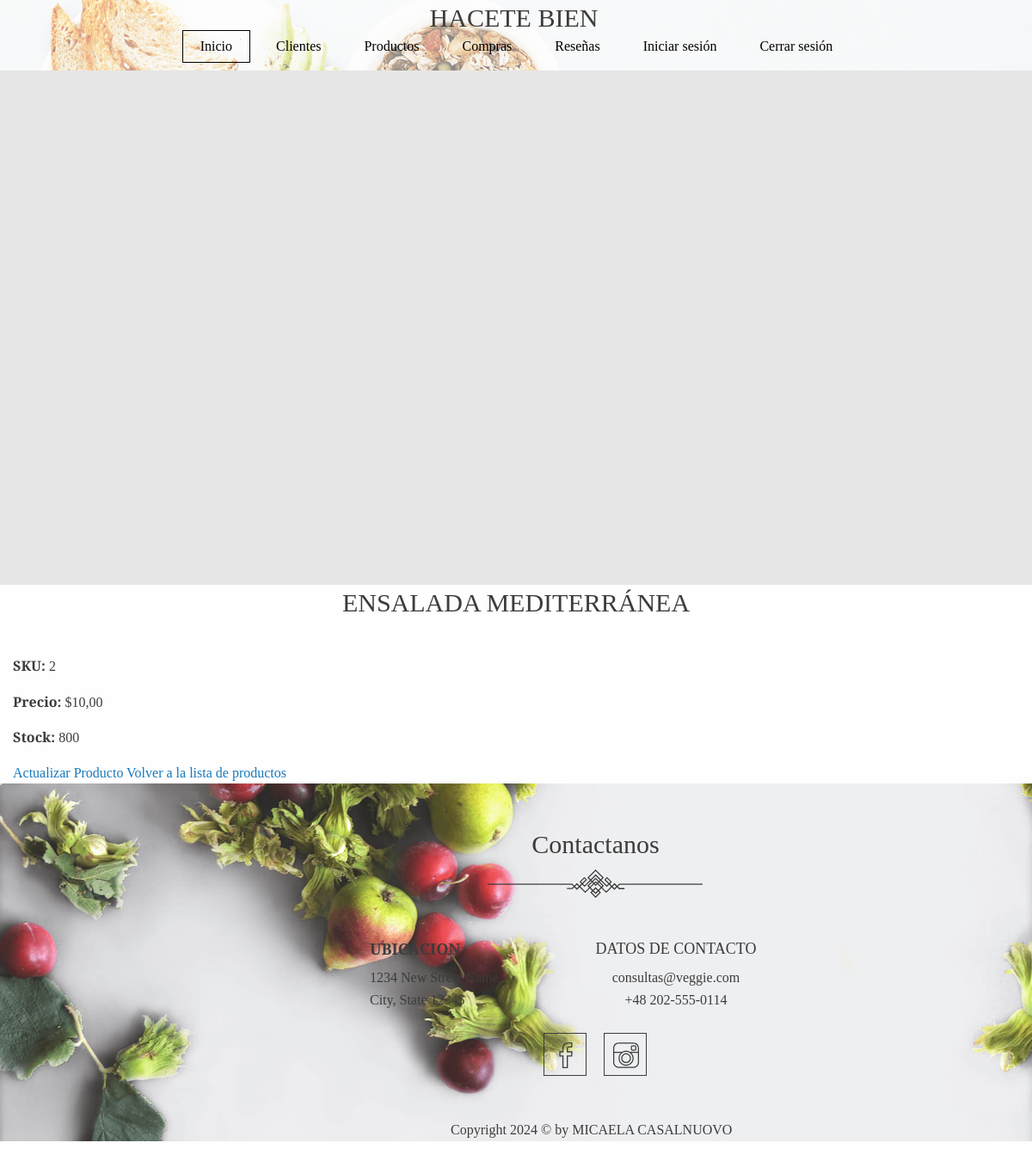
Page /App/producto/2/ on the earlier database version.
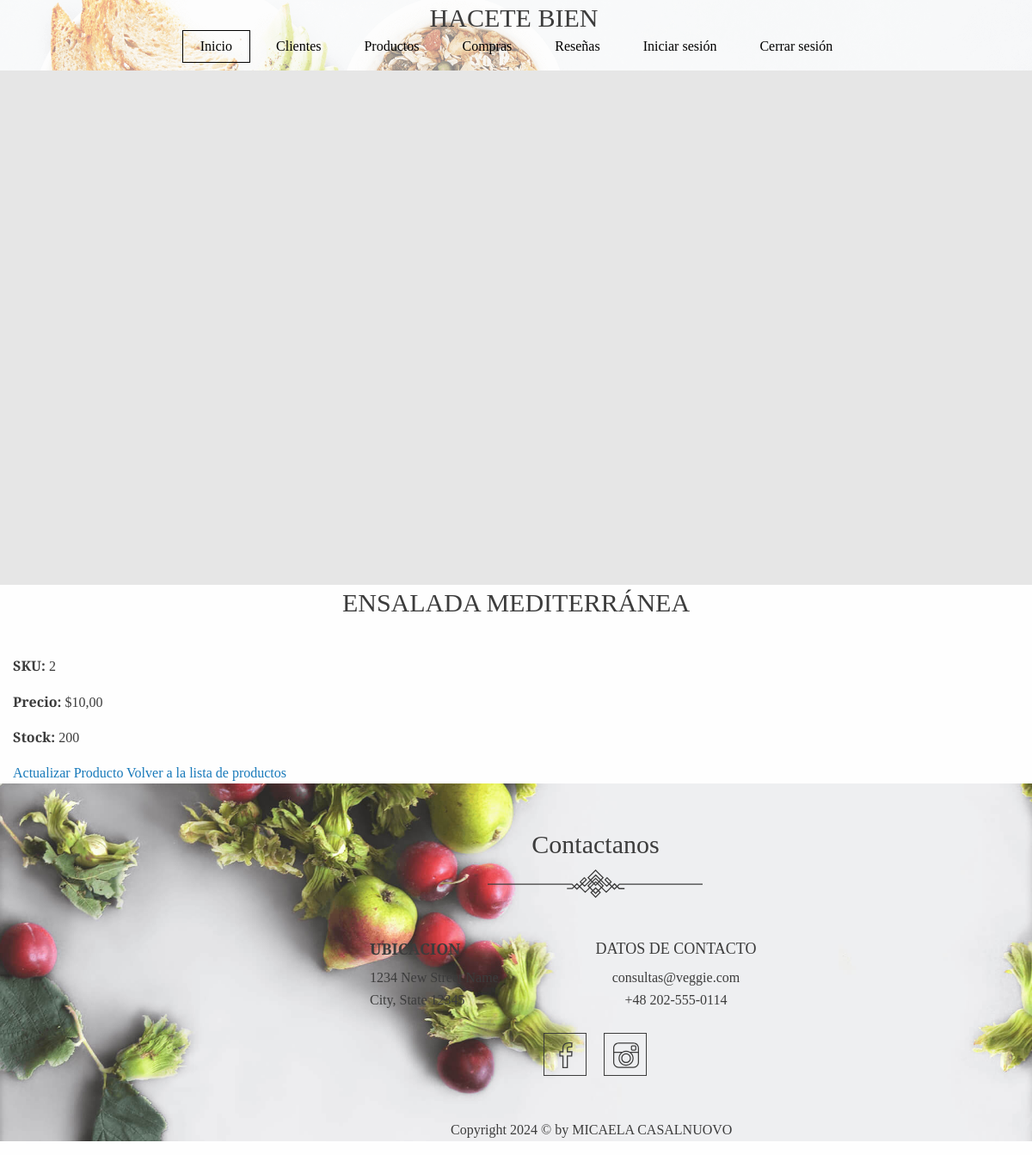
Same page on the later database version.
### App/models.py (models this page shows, shortened)
class ModeloProducto(models.Model):
    sku = models.CharField(max_length=50, unique=True)
    descripcion = models.TextField()
    stock = models.PositiveIntegerField()
    precio = models.DecimalField(max_digits=10, decimal_places=2)

### App/views.py (the view)
# urls.py: path('producto/<str:sku>/', views.ProductoDetailView.as_view(), name='producto_detail'),
class ProductoDetailView(DetailView):
    model = ModeloProducto
    template_name = 'App/producto_detail.html'
    context_object_name = 'producto'
    def get_object(self):
        return get_object_or_404(ModeloProducto, sku=self.kwargs['sku'])

### App/templates/App/producto_detail.html (shortened to what this page needs)
{% extends "App/base.html" %}
{% block main %}
<section id="producto-detalle" class="producto-detail-section">
    <div class="container">
        <h1 class="header-txt">{{ producto.descripcion }}</h1>
        <div class="producto-detail">
            <p><strong>SKU:</strong> {{ producto.sku }}</p>
            <p><strong>Precio:</strong> ${{ producto.precio }}</p>
            <p><strong>Stock:</strong> {{ producto.stock }}</p>
        </div>
        <div class="acciones">
            <a href="{% url 'producto_update' sku=producto.sku %}" class="btn btn-secondary">
                Actualizar Producto
            </a>
            <a href="{% url 'productos' %}" class="btn btn-primary">
                Volver a la lista de productos
            </a>
        </div>
    </div>
</section>
{% endblock %}

Differences in the rows shown:
changed ModeloProducto "ENSALADA MEDITERRÁNEA": stock "800" → "200"
